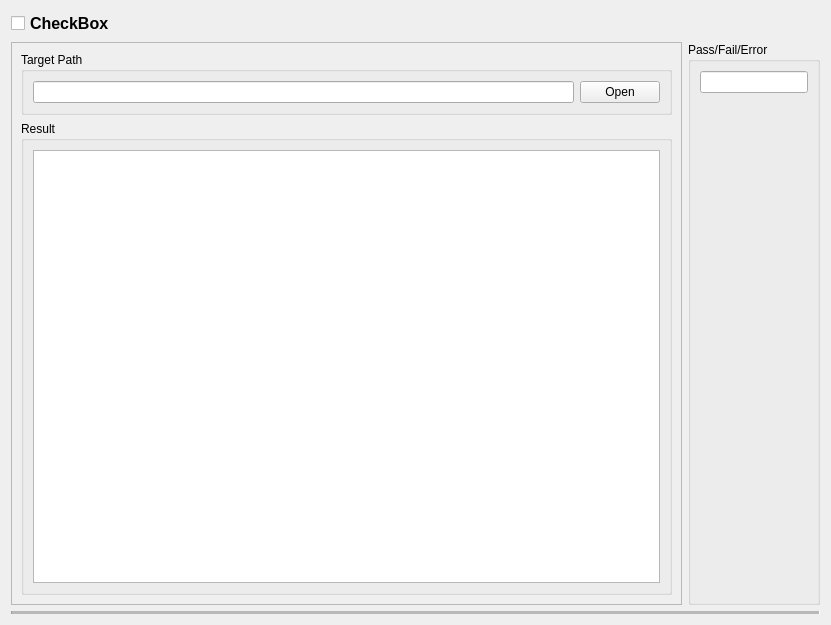
<?xml version="1.0" encoding="UTF-8"?>
<ui version="4.0">
 <class>Form</class>
 <widget class="QWidget" name="Form">
  <property name="geometry">
   <rect>
    <x>0</x>
    <y>0</y>
    <width>831</width>
    <height>625</height>
   </rect>
  </property>
  <property name="windowTitle">
   <string>Form</string>
  </property>
  <layout class="QVBoxLayout" name="verticalLayout_3">
   <item>
    <layout class="QVBoxLayout" name="verticalLayout_4">
     <item>
      <widget class="QCheckBox" name="scenario_checkBox">
       <property name="font">
        <font>
         <pointsize>12</pointsize>
         <weight>75</weight>
         <bold>true</bold>
        </font>
       </property>
       <property name="layoutDirection">
        <enum>Qt::LeftToRight</enum>
       </property>
       <property name="autoFillBackground">
        <bool>false</bool>
       </property>
       <property name="text">
        <string>CheckBox</string>
       </property>
      </widget>
     </item>
    </layout>
   </item>
   <item>
    <layout class="QHBoxLayout" name="horizontalLayout">
     <item>
      <widget class="QFrame" name="frame">
       <property name="frameShape">
        <enum>QFrame::StyledPanel</enum>
       </property>
       <property name="frameShadow">
        <enum>QFrame::Raised</enum>
       </property>
       <layout class="QVBoxLayout" name="verticalLayout_5">
        <item>
         <widget class="QGroupBox" name="questioin_groupBox">
          <property name="font">
           <font>
            <weight>50</weight>
            <bold>false</bold>
           </font>
          </property>
          <property name="title">
           <string>Target Path</string>
          </property>
          <layout class="QHBoxLayout" name="horizontalLayout_2">
           <item>
            <widget class="QLineEdit" name="pathlineEdit">
             <property name="font">
              <font>
               <weight>50</weight>
               <bold>false</bold>
              </font>
             </property>
             <property name="readOnly">
              <bool>true</bool>
             </property>
            </widget>
           </item>
           <item>
            <widget class="QPushButton" name="open_terminal_pushButton">
             <property name="font">
              <font>
               <weight>50</weight>
               <bold>false</bold>
              </font>
             </property>
             <property name="text">
              <string>Open</string>
             </property>
            </widget>
           </item>
          </layout>
         </widget>
        </item>
        <item>
         <widget class="QGroupBox" name="contexts_groupBox">
          <property name="font">
           <font>
            <weight>50</weight>
            <bold>false</bold>
           </font>
          </property>
          <property name="title">
           <string>Result</string>
          </property>
          <layout class="QVBoxLayout" name="verticalLayout">
           <item>
            <widget class="QTextEdit" name="contexts_textEdit">
             <property name="sizePolicy">
              <sizepolicy hsizetype="MinimumExpanding" vsizetype="Expanding">
               <horstretch>0</horstretch>
               <verstretch>0</verstretch>
              </sizepolicy>
             </property>
             <property name="font">
              <font>
               <weight>50</weight>
               <bold>false</bold>
              </font>
             </property>
             <property name="readOnly">
              <bool>true</bool>
             </property>
            </widget>
           </item>
          </layout>
         </widget>
        </item>
       </layout>
      </widget>
     </item>
     <item>
      <widget class="QGroupBox" name="groupBox_2">
       <property name="font">
        <font>
         <weight>50</weight>
         <bold>false</bold>
        </font>
       </property>
       <property name="title">
        <string>Pass/Fail/Error</string>
       </property>
       <layout class="QVBoxLayout" name="verticalLayout_6">
        <item>
         <widget class="QLineEdit" name="lineEdit">
          <property name="sizePolicy">
           <sizepolicy hsizetype="Fixed" vsizetype="Fixed">
            <horstretch>0</horstretch>
            <verstretch>0</verstretch>
           </sizepolicy>
          </property>
          <property name="readOnly">
           <bool>true</bool>
          </property>
         </widget>
        </item>
        <item>
         <spacer name="verticalSpacer">
          <property name="orientation">
           <enum>Qt::Vertical</enum>
          </property>
          <property name="sizeHint" stdset="0">
           <size>
            <width>20</width>
            <height>40</height>
           </size>
          </property>
         </spacer>
        </item>
       </layout>
      </widget>
     </item>
    </layout>
   </item>
   <item>
    <widget class="Line" name="line">
     <property name="midLineWidth">
      <number>4</number>
     </property>
     <property name="orientation">
      <enum>Qt::Horizontal</enum>
     </property>
    </widget>
   </item>
  </layout>
 </widget>
 <resources/>
 <connections/>
</ui>
